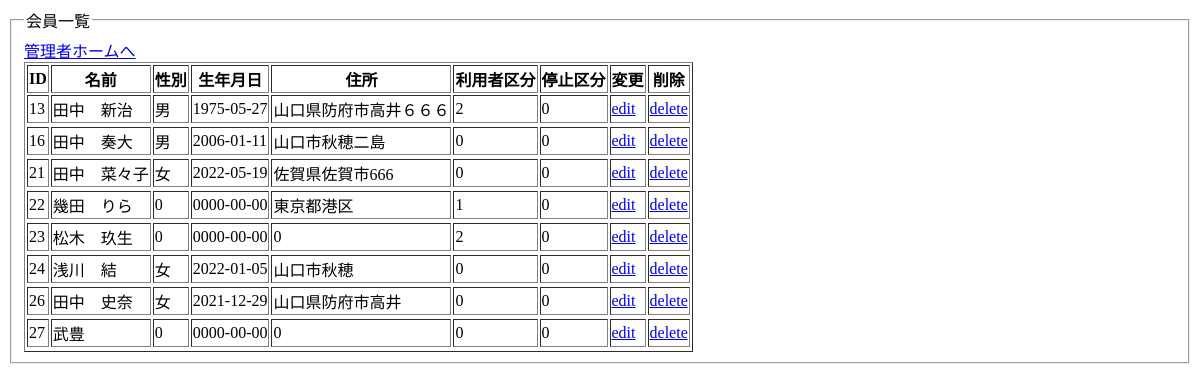
The app's page /member_read.php (signed in), older data.
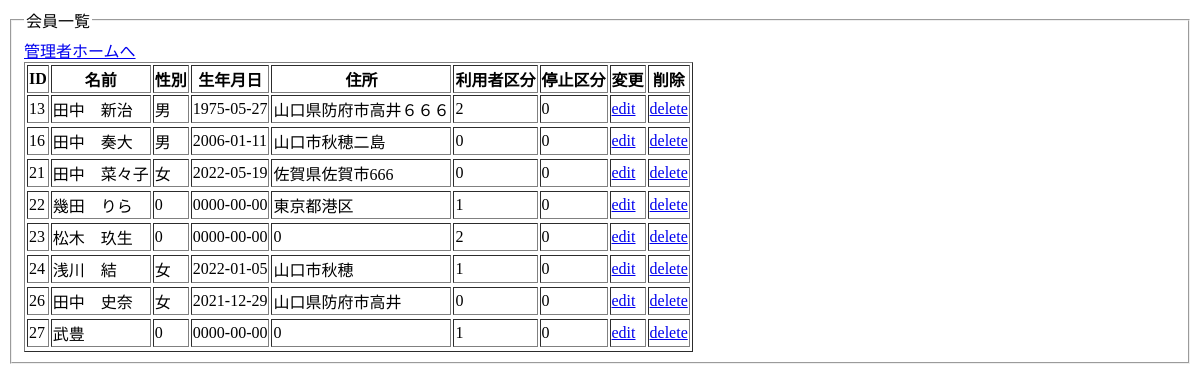
The same page, newer data.
### tables this page shows
CREATE TABLE `member_table` (
  `member_id` int(11) NOT NULL,
  `mbname` varchar(128) NOT NULL,
  `login_id` varchar(128) NOT NULL,
  `password` varchar(128) NOT NULL,
  `is_admin` int(1) NOT NULL,
  `is_dalete` int(1) NOT NULL,
  `seibetu` varchar(64) NOT NULL,
  `barthday` date NOT NULL,
  `mbaddress` varchar(128) NOT NULL,
  `created_at` datetime NOT NULL,
  `update_at` datetime NOT NULL
);

### member_read.php (the view, shortened to what this page needs)
<?php
$pdo = connect_to_db();
$sql = 'SELECT * FROM member_table ORDER BY member_id ASC';
$stmt = $pdo->prepare($sql);
try {
    $status = $stmt->execute();
} catch (PDOException $e) {
    echo json_encode(["sql error" => "{$e->getMessage()}"]);
    exit();
}
$result = $stmt->fetchAll(PDO::FETCH_ASSOC);
$output = "";
foreach ($result as $record) {
    $output .= "<tr><td>{$record['member_id']}</td><td>{$record['mbname']}</td><td>{$record['seibetu']}</td><td>{$record['barthday']}</td><td>{$record['mbaddress']}</td><td>{$record['is_admin']}</td><td>{$record['is_dalete']}</td>
    <td>
        <a href='member_edit.php?id={$record["member_id"]}'>edit</a>
      </td>
      <td>
        <a href='member_delete.php?id={$record["member_id"]}'>delete</a>
      </td><tr>";
}
?>
<!DOCTYPE html>
<html lang="ja">
<head>
</head>
<body>
    <fieldset>
        <legend>会員一覧</legend>
        <a href="admin_home.php">管理者ホームへ</a>
        <table border="1">
            <thead>
                <tr>
                    <th>ID</th>
                    <th>名前</th>
                    <th>性別</th>
                    <th>生年月日</th>
                    <th>住所</th>
                    <th>利用者区分</th>
                    <th>停止区分</th>
                    <th>変更</th>
                    <th>削除</th>
                </tr>
            </thead>
            <tbody>
                <?= $output ?>
            </tbody>
        </table>
    </fieldset>
</body>
</html>

Row changes from the older to the newer data that the page shows:
changed member_table "浅川 結": is_admin "0" → "1"
changed member_table "武豊": is_admin "0" → "1"
